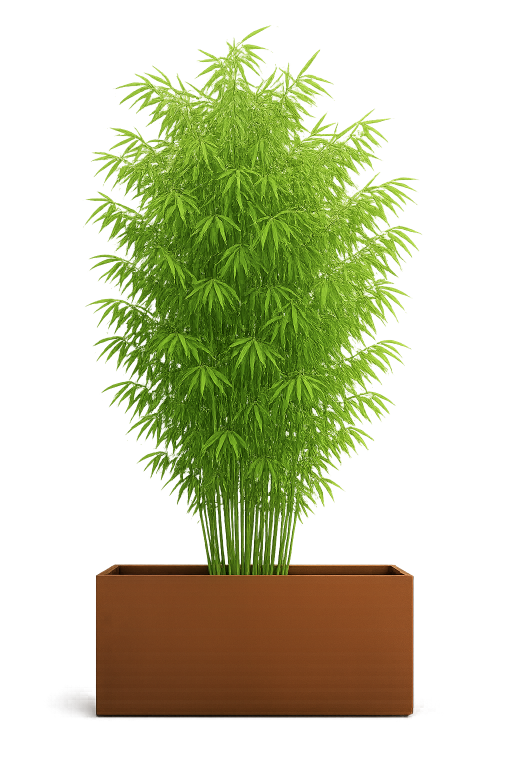
#> input picture rendu/paysage/sujets/bambou_bac.png, 1024 x 1536 px (shown at 1/2 size)
$ python ambiance.py paysage/sujets/bambou_bac.png paysage/sujets/cornouiller_bac.png paysage/sujets/cornouiller_bac.png paysage/sujets/cornouiller_bac.png out.png paysage/sujets/cornouiller_bac.png
#> lines starting #> are read from the running program, lines starting #| are printed output that depends on the picture
# Étape IA générative : plantes et ambiance autour des produits, produits recollés à l'identique ensuite.
# Usage : OPENAI_API_KEY=... python3 ambiance.py photo_composee.jpg calque_produits.png zone_jardin.json prompt.txt sortie.jpg
import sys, json, base64, io, os, urllib.request
from PIL import Image, ImageDraw, ImageFilter
comp = Image.open(sys.argv[1]).convert('RGB'); layer = Image.open(sys.argv[2]).convert('RGBA')
#> after `comp = Image.open(sys.argv[1]).convert('RGB')`:
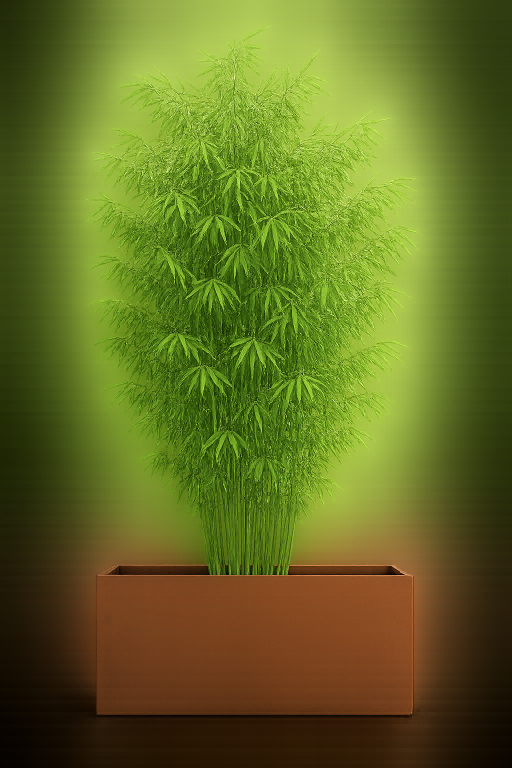
#> comp: PIL image 1024x1536 RGB (shown at 1/2 size); mean R, G, B 99.1, 108.8, 34.9
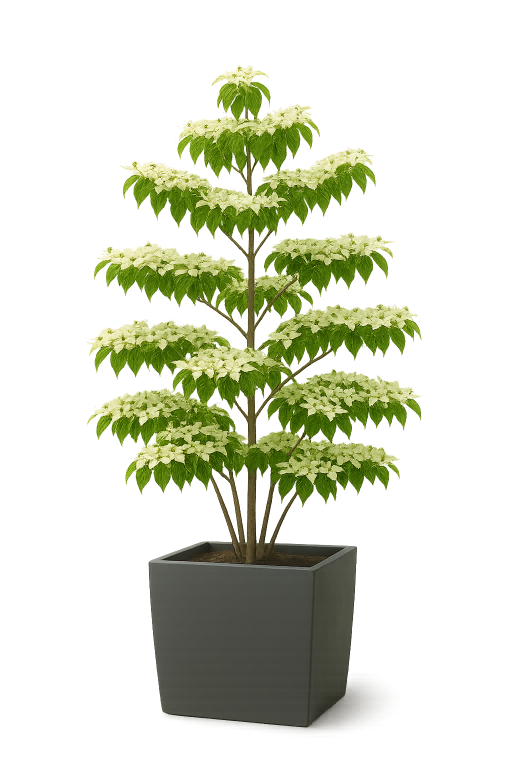
#> input picture rendu/paysage/sujets/cornouiller_bac.png, 1024 x 1536 px (shown at 1/2 size)
#> further down, layer is the input picture: PIL image 1024x1536 RGBA; mean R, G, B, A 99.2, 106.1, 48.7, 68.9
W, H = comp.size
#> W = 1024; H = 1536
# Masque OpenAI : transparent = zone que l'IA peut repeindre (le jardin), opaque = à garder.
edit = Image.new('L', (W, H), 0); d = ImageDraw.Draw(edit)
#> after `edit = Image.new('L', (W, H), 0)`: edit: PIL image 1024x1536 L; every value is 0
#> (the run stopped early here; a loop or call above may not have finished)
